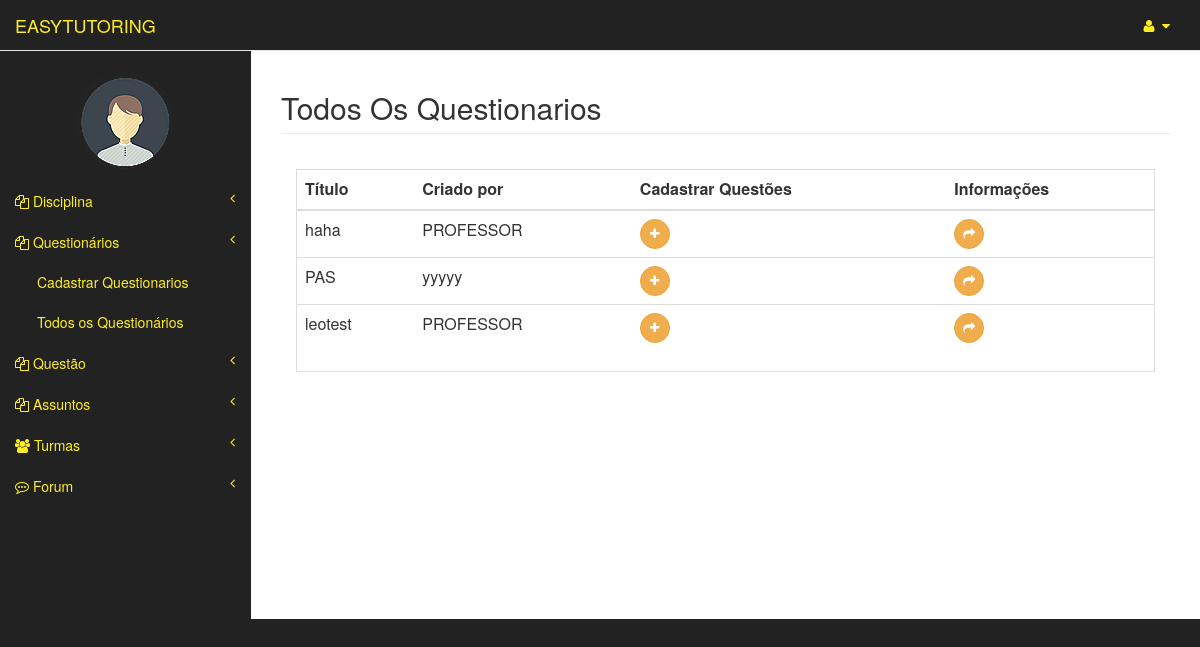
/questionarios/todosQuestionarios (signed in), run on an earlier commit of the app's database.
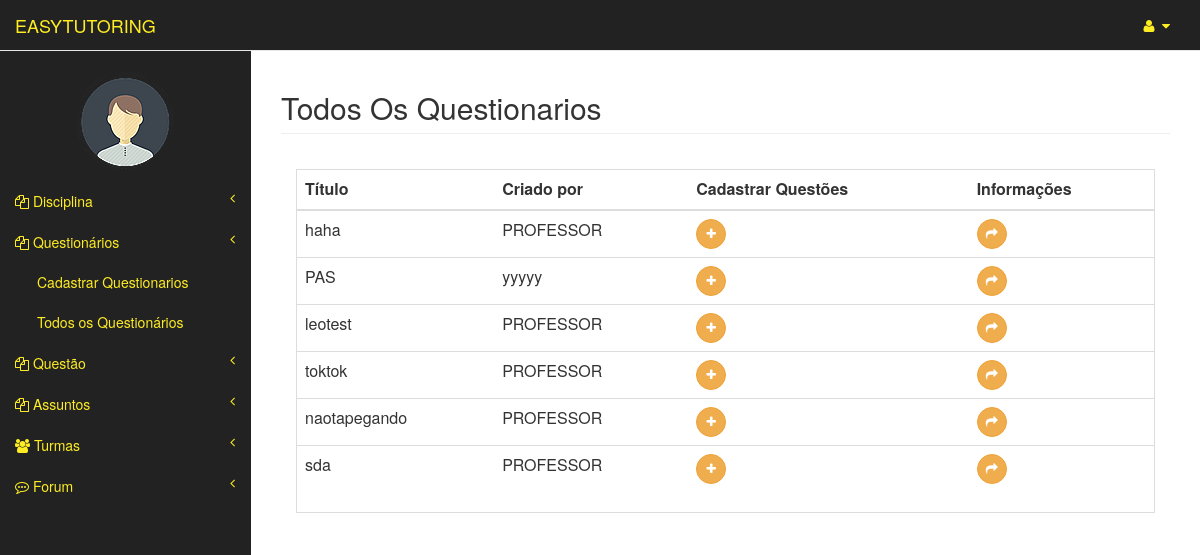
And on a later commit of the database.
### questionarios/models.py (models this page shows)
class Questionario(models.Model):
	codigo = models.CharField(max_length=50)
	turma = models.ForeignKey(Turma,null=True)
	professor = models.ForeignKey(Professor)
	questoes = models.ManyToManyField(Questao)

### usuarios/models.py (models this page shows, shortened)
class Usuario(models.Model):
	user = models.OneToOneField(User)
	matricula = models.CharField(max_length=20)
	curso = models.CharField(max_length=3)
	tipo = models.CharField(max_length=8, blank=False,null=True)
	nome_completo = models.CharField(max_length=150)
	img = models.ImageField(upload_to="img/original/", blank=True)
	thumb = ThumbnailerImageField(upload_to="img/thumb/", blank=True,null=True,resize_source=dict(size=(100, 100), sharpen=True))

### questionarios/views.py (the view)
def todosQuestionarios(request):
	user = request.user
	usuario = Professor.objects.get(user=user)
	questionarios = Questionario.objects.all()
	return render(request,'questionarios/todosQuestionarios.html',{'usuario':usuario,'questionarios':questionarios})

### templates/questionarios/todosQuestionarios.html
{% extends "professor_area/index.html" %}
{% load widget_tweaks %}
{% block pageHeader %}
    <h2 class="page-header">Todos Os Questionarios</h2>
{% endblock pageHeader %}
{% block form %}
    <div class="panel-body">
        <div class="table-responsive table-bordered">
            <table class="table">
                <thead>
                    <tr>
                        <th>Título</th>
                        <th>Criado por</th>
                        <th>Cadastrar Questões</th>
                        <th>Informações</th>
                    </tr>
                </thead>
                <tbody>
                	{% for questionario in questionarios %}
                        <tr>
                            <td>{{questionario.codigo}}</td>
                            <td>{{questionario.professor.nome_completo}}</td>
                            <td><a  href="{% url 'questionarios:cadastrarQuestoes' questionario.id %}"> <button type="button" class="btn btn-warning btn-circle"><i class="fa fa-plus"></i>
                            </button></a></td>
                            <td><a  href="{% url 'questionarios:show' questionario.id %}"> <button type="button" class="btn btn-warning btn-circle"><i class="fa fa-share"></i>
                            </button></a></td>
                        </tr>
					{% endfor %}
                </tbody>
            </table>
        </div>
    </div>
{% endblock form %}

What changed in the data, as far as the page shows it:
added Questionario: codigo "toktok", professor.nome_completo "PROFESSOR"
added Questionario: codigo "naotapegando", professor.nome_completo "PROFESSOR"
added Questionario: codigo "sda", professor.nome_completo "PROFESSOR"
